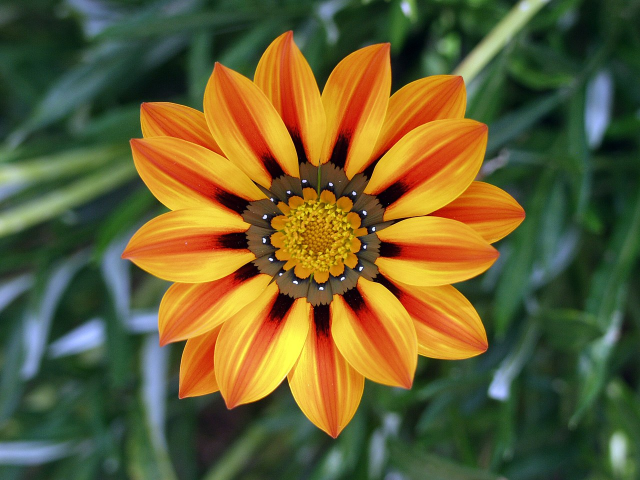
#> input picture Flower.jpg, 1280 x 960 px (shown at 1/2 size)
$ jupyter execute --allow-errors 'Medical Data Science.ipynb'   (shell and % lines are left out)
#> lines starting #> are read from the running program, lines starting #| are printed output that depends on the picture
[cell 1]
import numpy as np
import matplotlib.pyplot as plt
from sklearn.model_selection import train_test_split
from sklearn.preprocessing import StandardScaler
from sklearn.decomposition import PCA
from sklearn.model_selection import GridSearchCV
from sklearn import svm
from keras.datasets import cifar10
import pandas as pd
import cv2
from skimage import color
from skimage.io import imread_collection

from tensorflow.keras.models import Sequential
from tensorflow.keras.layers import SimpleRNN, Dense,LSTM
from tensorflow.keras import losses
from tensorflow.keras import optimizers
from tensorflow.keras.callbacks import EarlyStopping
from keras.utils import to_categorical

## RGB image compression

[cell 2]
RGB_img = plt.imread("Flower.jpg")
#> RGB_img is the input picture: shape (960, 1280, 3); mean R, G, B 102.7, 94.9, 50.7
plt.figure(figsize=(6,7))
plt.imshow(RGB_img)
RGB_img.shape
#> Out = (960, 1280, 3)

[cell 3]
b,g,r = cv2.split(RGB_img)
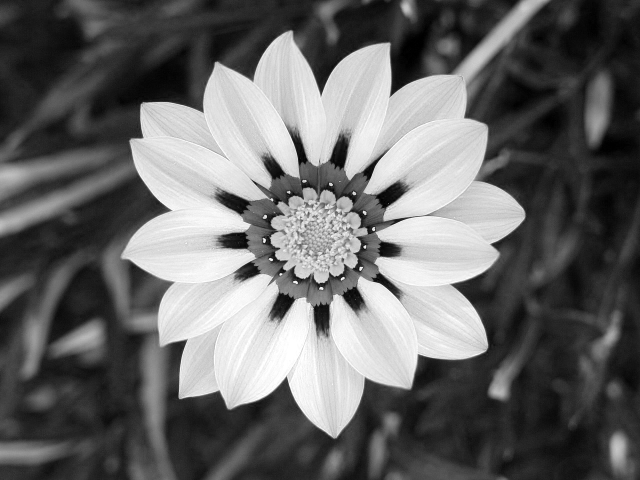
#> b: shape (960, 1280) (shown at 1/2 size); min 0, max 255, mean 102.7
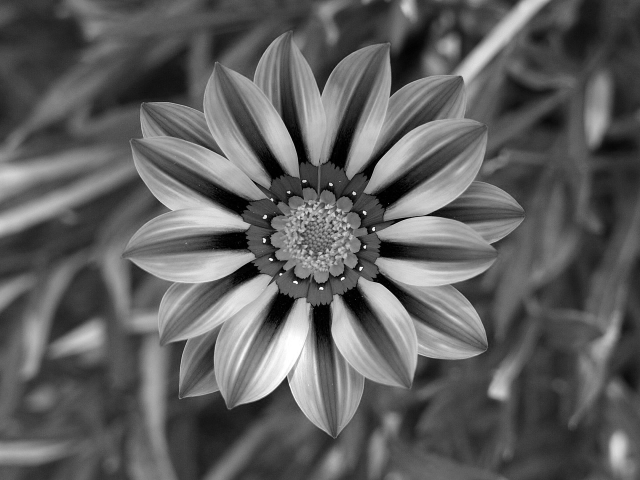
#> g: shape (960, 1280) (shown at 1/2 size); min 0, max 255, mean 94.9
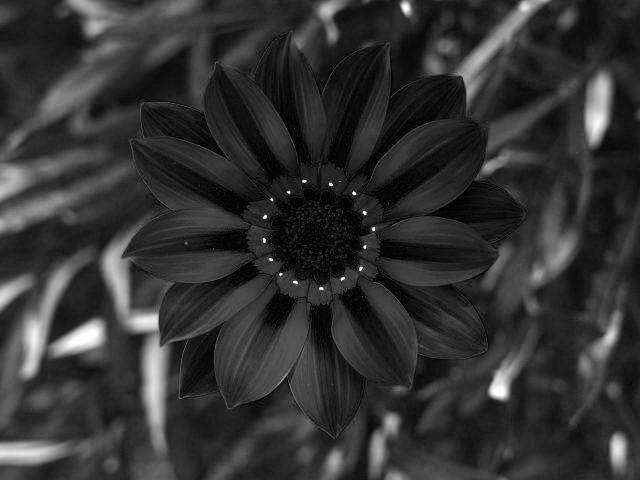
#> r: shape (960, 1280) (shown at 1/2 size); min 0, max 255, mean 50.7
plt.subplot(1,3,1)
plt.imshow(b)
plt.subplot(1,3,2)
plt.imshow(g)
plt.subplot(1,3,3)
plt.imshow(r)

r_scaled, g_scaled, b_scaled= r/255, g/255, b/255

[cell 4]
resolution = 0.999
r_pca = PCA(n_components = resolution)
r_pca_projected = r_pca.fit_transform(r_scaled)
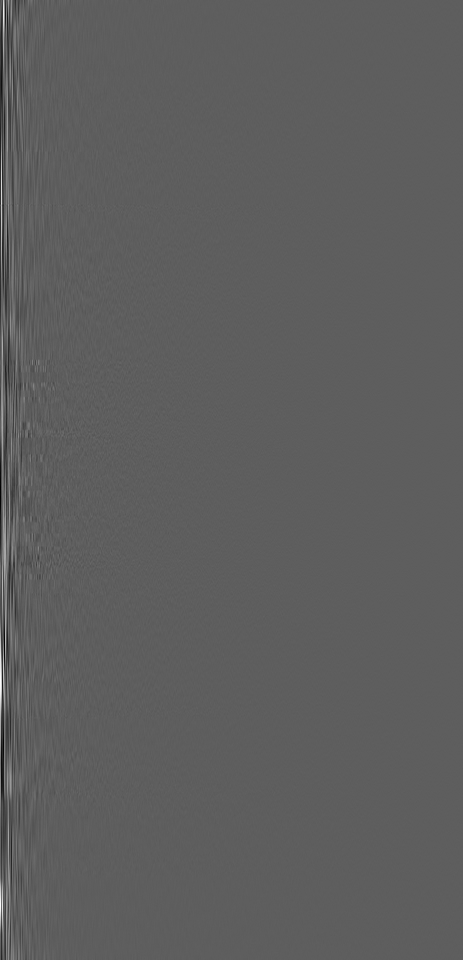
#> r_pca_projected: shape (960, 463) float64; min -3.15, max 5.38, mean -9.37e-17; drawn with min black and max white
g_pca = PCA(n_components = resolution)
g_pca_projected = g_pca.fit_transform(g_scaled)
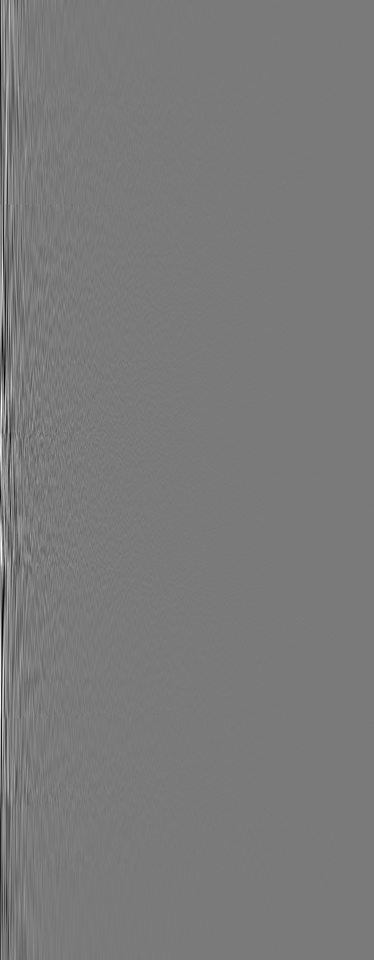
#> g_pca_projected: shape (960, 374) float64; min -5.29, max 5.72, mean -1.77e-17; drawn with min black and max white
b_pca = PCA(n_components = resolution)
b_pca_projected = b_pca.fit_transform(b_scaled)
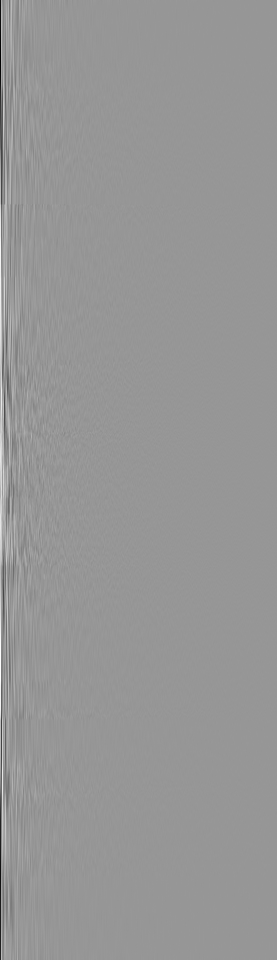
#> b_pca_projected: shape (960, 277) float64; min -11.09, max 7.69, mean 3.22e-16; drawn with min black and max white

plt.figure(figsize=(10,5))
plt.subplot(1,3,1)
plt.scatter(range(1,len(r_pca.components_)+1), r_pca.explained_variance_ratio_*100, s = 5)
plt.title("Scree Plot (RED)")
plt.ylabel("% Explained Variance")
plt.xlabel("NO. Components")

plt.subplot(1,3,2)
plt.scatter(range(1,len(g_pca.components_)+1), g_pca.explained_variance_ratio_*100, s = 5)
plt.title("Scree Plot (GREEN)")
plt.ylabel("% Explained Variance")
plt.xlabel("NO. Components")

plt.subplot(1,3,3)
plt.scatter(range(1,len(b_pca.components_)+1), b_pca.explained_variance_ratio_*100, s = 5)
plt.title("Scree Plot (BLUE)")
plt.ylabel("% Explained Variance")
plt.xlabel("NO. Components")
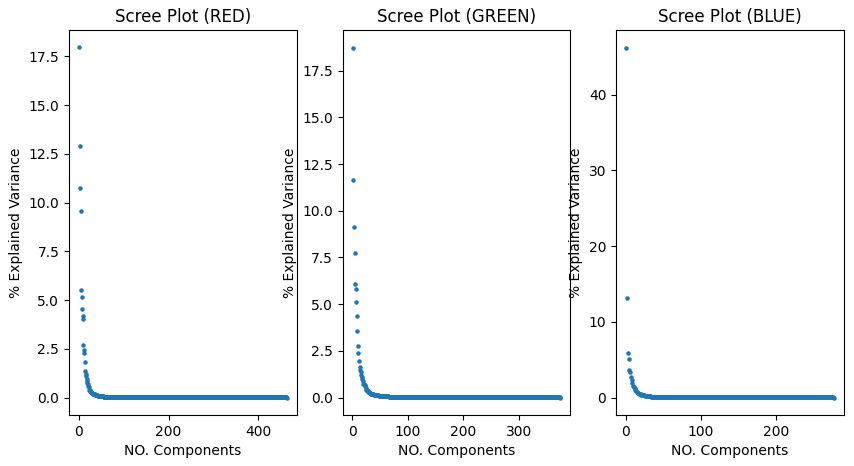
#> figure drawn by matplotlib, 3 panels

[cell 5]
pca_r_org = r_pca.inverse_transform(r_pca_projected)
pca_g_org = g_pca.inverse_transform(g_pca_projected)
pca_b_org = b_pca.inverse_transform(b_pca_projected)
img_compressed = cv2.merge((pca_b_org, pca_g_org, pca_r_org))
plt.figure(figsize=(6,7))
plt.imshow(img_compressed)

len(r_pca.components_)

# Lung Cancer Scans

## Preprocessing

[cell 6]
train_cancer = imread_collection("archive/lung_cancer_MRI_dataset/train/cancer/*.png")[:500]
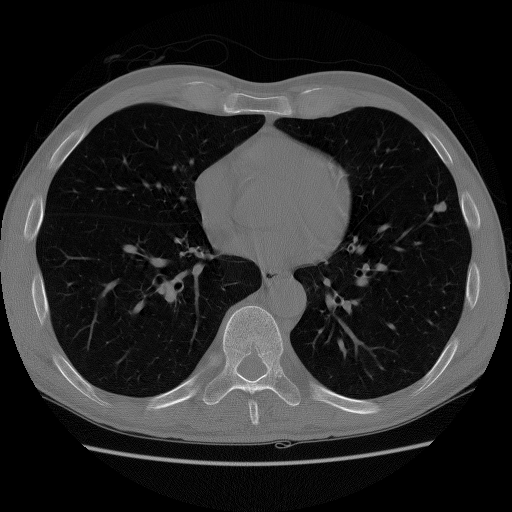
#> input picture archive/lung_cancer_MRI_dataset/train/cancer/Lung MRI (1013).png, 512 x 512 px
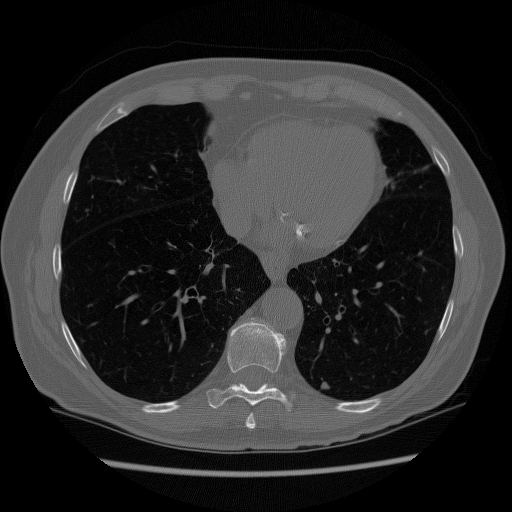
#> input picture archive/lung_cancer_MRI_dataset/train/cancer/Lung MRI (1015).png, 512 x 512 px
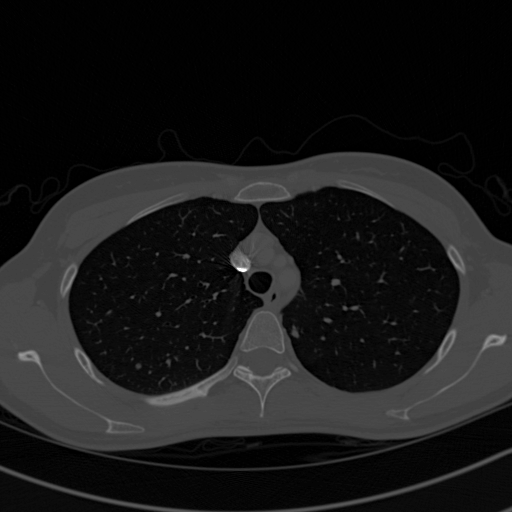
#> input picture archive/lung_cancer_MRI_dataset/train/cancer/Lung MRI (1022).png, 512 x 512 px
#> train_cancer = 3 items
train_no_cancer = imread_collection("archive/lung_cancer_MRI_dataset/train/no_cancer/*.png")[:500]
train_cancer_validation = imread_collection("archive/lung_cancer_MRI_dataset/validate/cancer/*.png")[:200]
#> train_cancer_validation = 3 items
train_no_cancer_validation = imread_collection("archive/lung_cancer_MRI_dataset/validate/no_cancer/*.png")[:200]
#> (the rest of this cell did not finish here and is left out)

[cell 7]
def processImages(images):
    formatted = []
    n = len(images)
#> n = 3
    for img in images:
        resized = cv2.resize(img,dsize=(512,512))
        if len(img.shape) == 3:
            formatted.append(color.rgb2gray(resized[:,:,:3])/255) #convert to greyscale and remove alpha chanel
        elif len(img.shape) == 2:
            formatted.append(resized/255) #convert to greyscale
#> this loop made 3 passes
#> after the loop, formatted = 3 items
    formatted_flattended = np.array(formatted).reshape(n,-1)
    return formatted_flattended

X_cancer = processImages(train_cancer)
Y_cancer = [1 for _ in range(len(X_cancer))]
#> Y_cancer = [1, 1, 1]
#> (the rest of this cell did not finish here and is left out)

Y_no_cancer = [0 for _ in range(len(X_no_cancer))]

X_cancer_validation = processImages(train_cancer_validation)
Y_cancer_validation = [1 for _ in range(len(X_cancer_validation))]
X_no_cancer_validation = processImages(train_no_cancer_validation)
Y_no_cancer_validation = [0 for _ in range(len(X_no_cancer_validation))]
